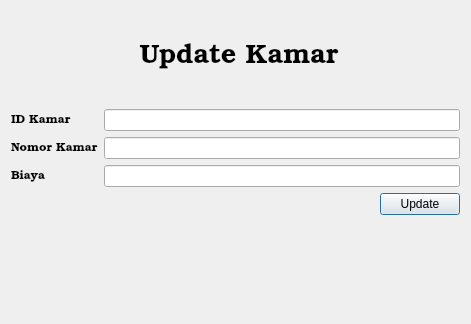
<?xml version="1.0" encoding="UTF-8"?>
<ui version="4.0">
 <class>Dialog_Add</class>
 <widget class="QDialog" name="Dialog_Add">
  <property name="geometry">
   <rect>
    <x>0</x>
    <y>0</y>
    <width>471</width>
    <height>324</height>
   </rect>
  </property>
  <property name="windowTitle">
   <string>Dialog</string>
  </property>
  <layout class="QGridLayout" name="gridLayout">
   <item row="2" column="0">
    <widget class="QLabel" name="label_2">
     <property name="font">
      <font>
       <family>URW Bookman</family>
      </font>
     </property>
     <property name="text">
      <string>Nomor Kamar</string>
     </property>
    </widget>
   </item>
   <item row="5" column="0">
    <widget class="QLabel" name="lbl_status">
     <property name="text">
      <string/>
     </property>
    </widget>
   </item>
   <item row="1" column="1" colspan="2">
    <widget class="QLineEdit" name="input_id"/>
   </item>
   <item row="3" column="0">
    <widget class="QLabel" name="label_4">
     <property name="font">
      <font>
       <family>URW Bookman</family>
      </font>
     </property>
     <property name="text">
      <string>Biaya</string>
     </property>
    </widget>
   </item>
   <item row="0" column="1">
    <widget class="QLabel" name="label_6">
     <property name="font">
      <font>
       <family>URW Bookman</family>
       <pointsize>20</pointsize>
      </font>
     </property>
     <property name="text">
      <string>Update Kamar</string>
     </property>
     <property name="alignment">
      <set>Qt::AlignCenter</set>
     </property>
    </widget>
   </item>
   <item row="1" column="0">
    <widget class="QLabel" name="label">
     <property name="font">
      <font>
       <family>URW Bookman</family>
      </font>
     </property>
     <property name="text">
      <string>ID Kamar</string>
     </property>
    </widget>
   </item>
   <item row="4" column="2">
    <widget class="QPushButton" name="pb_update">
     <property name="text">
      <string>Update</string>
     </property>
    </widget>
   </item>
   <item row="3" column="1" colspan="2">
    <widget class="QLineEdit" name="input_biaya"/>
   </item>
   <item row="2" column="1" colspan="2">
    <widget class="QLineEdit" name="input_nokmr"/>
   </item>
   <item row="4" column="1">
    <spacer name="horizontalSpacer">
     <property name="orientation">
      <enum>Qt::Horizontal</enum>
     </property>
     <property name="sizeHint" stdset="0">
      <size>
       <width>40</width>
       <height>20</height>
      </size>
     </property>
    </spacer>
   </item>
  </layout>
 </widget>
 <resources/>
 <connections/>
</ui>
